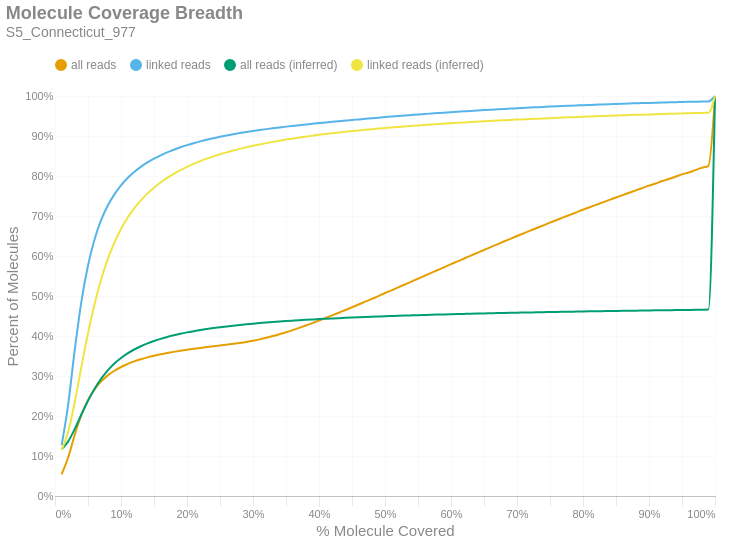

The notebook cell this image was saved under:
### Markdown cell above
### Molecule Read Coverage
This chart shows molecule coverage breadth as computed by the number of bases aligned to that molecule. In other words, "*how much of each unique long molecule is actually sequenced/aligned?*" Keep in mind there is a distinction between sequences and alignments, since some sequences belonging to a particular molecule may not align well and wouldn't appear in the alignment data. This chart also shows molecule coverage breadth as computed by the *inferred fragment* from which the aligned sequences originate. Unlike read coverage, this calculation takes into account the total insert size, including unsequenced gaps between the forward and reverse reads. Like the previous figures, these are cumulative percents.

### Code cell
if SKIPLR:
    print_html(f"Skipped")
else:
    binned_df = consolidated_hist(valids['coverage_bp'], mask, 0.01, True)
    binned_df_inf = consolidated_hist(valids['coverage_inserts'], mask, 0.01, True)
    binned_df = binned_df.with_columns(pl.lit(binned_df_inf['all reads (cumsum)']).alias('all reads (inferred)'))
    binned_df = binned_df.with_columns(pl.lit(binned_df_inf['linked reads (cumsum)']).alias('linked reads (inferred)'))
    binned_df = binned_df.with_columns(
        (pl.col('bin').cast(pl.Float64) + 0.01).alias('right_edge')
    )

    with SafeRender(binned_df):
        (
            density_plot(binned_df, 'Molecule Coverage Breadth', samplename, 'molcov', ['all reads (inferred)','linked reads (inferred)'])
            .encode(
                #x=alt.X('bin:Q', title="% Molecule Covered").axis(format = '%').scale(padding=0),
                x=alt.X('right_edge:Q', title="% Molecule Covered").axis(format='%').scale(padding=0),
                y=alt.Y('value:Q', title='Percent of Molecules')
                    .axis(format='%')
                    .stack(False)
                    .scale(domainMin=0, padding=0),
                color=alt.Color("key:N").scale(domain = ["all reads", "linked reads", "all reads (inferred)", "linked reads (inferred)"]),
                tooltip = [
                    alt.Tooltip("key:N", title = "Data Type"),
                    alt.Tooltip("range_label:N", title="% Molecule Covered"),
                    alt.Tooltip("value:Q", format = ".2%", title="% Molecules")
                ]
            )
        ).display()

### Figure 1 — Vega-Lite specification as saved in the notebook (floating-point values rounded to 4 significant figures)
{"width": "container", "height": 400, "config": {"title": {"anchor": "start", "dy": -15, "fontSize": 18, "color": "#888888", "subtitleColor": "#888888", "subtitleFontSize": 14}, "arc": {"fill": "#0072B2"}, "axis": {"domainColor": "#888888", "domainWidth": 0.5, "gridWidth": 0.2, "grid": false, "titleFontWeight": 400, "titleFontSize": 15, "labelFontSize": 11, "labelColor": "#888888", "tickColor": "#888888", "tickWidth": 0.2, "titleColor": "#888888"}, "axisBand": {"grid": false}, "axisX": {"grid": true, "tickSize": 10, "domainCap": "round"}, "axisY": {"domain": false, "grid": true, "tickSize": 0, "domainCap": "round"}, "background": "transparent", "header": {"labelFontSize": 15, "labelColor": "#888888", "titleFontSize": 15, "titleFontWeight": 600, "titleColor": "#888888"}, "legend": {"labelFont": "sans-serif", "labelFontSize": 12, "labelColor": "#888888", "symbolSize": 100, "symbolType": "circle", "titleFontSize": 12, "titlePadding": 10, "titleColor": "#888888", "title": null, "orient": "top"}, "range": {"category": ["#E69F00", "#56B4E9", "#009E73", "#F0E442", "#0072B2", "#D55E00", "#CC79A7", "#000000"], "diverging": ["#cfe8f3", "#a2d4ec", "#73bfe2", "#46abdb", "#1696d2", "#12719e"]}, "area": {"fill": "#0072B2", "fillOpacity": 0.7, "line": true, "strokeOpacity": 0.7}, "line": {"color": "#0072B2", "stroke": "#0072B2", "strokeWidth": 2}, "trail": {"color": "#0072B2", "stroke": "#0072B2", "strokeWidth": 0, "size": 1}, "point": {"filled": true, "fillOpacity": 1.0, "size": 95}, "text": {"color": "#888888", "fontSize": 11, "align": "right", "fontWeight": 400, "size": 11}, "bar": {"fill": "#0072B2", "stroke": null}, "view": {"stroke": null, "continuousWidth": 660, "continuousHeight": 400}}, "data": {"name": "data-364dd2daeb3561f608705b7c2b8202df"}, "mark": {"type": "line", "interpolate": "monotone", "point": {"opacity": 0, "size": 275}}, "encoding": {"color": {"field": "key", "scale": {"domain": ["all reads", "linked reads", "all reads (inferred)", "linked reads (inferred)"]}, "type": "nominal"}, "tooltip": [{"field": "key", "title": "Data Type", "type": "nominal"}, {"field": "range_label", "title": "% Molecule Covered", "type": "nominal"}, {"field": "value", "format": ".2%", "title": "% Molecules", "type": "quantitative"}], "x": {"axis": {"format": "%"}, "field": "right_edge", "scale": {"padding": 0}, "title": "% Molecule Covered", "type": "quantitative"}, "y": {"axis": {"format": "%"}, "field": "value", "scale": {"domainMin": 0, "padding": 0}, "stack": false, "title": "Percent of Molecules", "type": "quantitative"}}, "params": [{"name": "param_c36ac31b6afebe62", "select": {"type": "point", "fields": ["key"]}, "bind": "legend"}], "title": {"text": "Molecule Coverage Breadth", "subtitle": "S5_Connecticut_977"}, "transform": [{"fold": ["all reads (cumsum)", "linked reads (cumsum)", "all reads (inferred)", "linked reads (inferred)"]}, {"calculate": "replace(datum.key, ' (cumsum)', '')", "as": "key"}, {"filter": {"param": "param_c36ac31b6afebe62"}}], "usermeta": {"embedOptions": {"downloadFileName": "S5_Connecticut_977.molcov"}}, "$schema": "https://vega.github.io/schema/vega-lite/v6.1.0.json", "datasets": {"data-364dd2daeb3561f608705b7c2b8202df": [{"bin": "0.0", "interval": "0.0-0.01", "all reads": 0.05395, "linked reads": 0.1266, "all reads (cumsum)": 0.05395, "linked reads (cumsum)": 0.1266, "range_label": "0.0-0.01", "all reads (inferred)": 0.117, "linked reads (inferred)": 0.1146, "right_edge": 0.01}, {"bin": "0.01", "interval": "0.01-0.02", "all reads": 0.04281, "linked reads": 0.1026, "all reads (cumsum)": 0.09676, "linked reads (cumsum)": 0.2293, "range_label": "0.01-0.02", "all reads (inferred)": 0.1366, "linked reads (inferred)": 0.1606, "right_edge": 0.02}, {"bin": "0.02", "interval": "0.02-0.03", "all reads": 0.05655, "linked reads": 0.1371, "all reads (cumsum)": 0.1533, "linked reads (cumsum)": 0.3664, "range_label": "0.02-0.03", "all reads (inferred)": 0.1678, "linked reads (inferred)": 0.2357, "right_edge": 0.03}, {"bin": "0.03", "interval": "0.03-0.04", "all reads": 0.04926, "linked reads": 0.1197, "all reads (cumsum)": 0.2026, "linked reads (cumsum)": 0.4861, "range_label": "0.03-0.04", "all reads (inferred)": 0.2037, "linked reads (inferred)": 0.3227, "right_edge": 0.04}, {"bin": "0.04", "interval": "0.04-0.05", "all reads": 0.03711, "linked reads": 0.09018, "all reads (cumsum)": 0.2397, "linked reads (cumsum)": 0.5763, "range_label": "0.04-0.05", "all reads (inferred)": 0.2381, "linked reads (inferred)": 0.4065, "right_edge": 0.05}, {"bin": "0.05", "interval": "0.05-0.06", "all reads": 0.02703, "linked reads": 0.06556, "all reads (cumsum)": 0.2667, "linked reads (cumsum)": 0.6418, "range_label": "0.05-0.06", "all reads (inferred)": 0.2683, "linked reads (inferred)": 0.4801, "right_edge": 0.06}, {"bin": "0.06", "interval": "0.06-0.07", "all reads": 0.01992, "linked reads": 0.04828, "all reads (cumsum)": 0.2866, "linked reads (cumsum)": 0.6901, "range_label": "0.06-0.07", "all reads (inferred)": 0.2935, "linked reads (inferred)": 0.5417, "right_edge": 0.07}, {"bin": "0.07", "interval": "0.07-0.08", "all reads": 0.01492, "linked reads": 0.03608, "all reads (cumsum)": 0.3015, "linked reads (cumsum)": 0.7262, "range_label": "0.07-0.08", "all reads (inferred)": 0.3142, "linked reads (inferred)": 0.5922, "right_edge": 0.08}, {"bin": "0.08", "interval": "0.08-0.09", "all reads": 0.01162, "linked reads": 0.028, "all reads (cumsum)": 0.3132, "linked reads (cumsum)": 0.7542, "range_label": "0.08-0.09", "all reads (inferred)": 0.3311, "linked reads (inferred)": 0.6334, "right_edge": 0.09}, {"bin": "0.09", "interval": "0.09-0.1", "all reads": 0.009304, "linked reads": 0.02235, "all reads (cumsum)": 0.3225, "linked reads (cumsum)": 0.7765, "range_label": "0.09-0.1", "all reads (inferred)": 0.345, "linked reads (inferred)": 0.6674, "right_edge": 0.1}, {"bin": "0.1", "interval": "0.1-0.11", "all reads": 0.007643, "linked reads": 0.0183, "all reads (cumsum)": 0.3301, "linked reads (cumsum)": 0.7948, "range_label": "0.1-0.11", "all reads (inferred)": 0.3566, "linked reads (inferred)": 0.6955, "right_edge": 0.11}, {"bin": "0.11", "interval": "0.11-0.12", "all reads": 0.006352, "linked reads": 0.01516, "all reads (cumsum)": 0.3365, "linked reads (cumsum)": 0.81, "range_label": "0.11-0.12", "all reads (inferred)": 0.3662, "linked reads (inferred)": 0.719, "right_edge": 0.12}, {"bin": "0.12", "interval": "0.12-0.13", "all reads": 0.005397, "linked reads": 0.01285, "all reads (cumsum)": 0.3419, "linked reads (cumsum)": 0.8228, "range_label": "0.12-0.13", "all reads (inferred)": 0.3744, "linked reads (inferred)": 0.7389, "right_edge": 0.13}, {"bin": "0.13", "interval": "0.13-0.14", "all reads": 0.004637, "linked reads": 0.01098, "all reads (cumsum)": 0.3465, "linked reads (cumsum)": 0.8338, "range_label": "0.13-0.14", "all reads (inferred)": 0.3814, "linked reads (inferred)": 0.7559, "right_edge": 0.14}, {"bin": "0.14", "interval": "0.14-0.15", "all reads": 0.004052, "linked reads": 0.009538, "all reads (cumsum)": 0.3505, "linked reads (cumsum)": 0.8434, "range_label": "0.14-0.15", "all reads (inferred)": 0.3875, "linked reads (inferred)": 0.7707, "right_edge": 0.15}, {"bin": "0.15", "interval": "0.15-0.16", "all reads": 0.003617, "linked reads": 0.008448, "all reads (cumsum)": 0.3542, "linked reads (cumsum)": 0.8518, "range_label": "0.15-0.16", "all reads (inferred)": 0.3929, "linked reads (inferred)": 0.7838, "right_edge": 0.16}, {"bin": "0.16", "interval": "0.16-0.17", "all reads": 0.003216, "linked reads": 0.007402, "all reads (cumsum)": 0.3574, "linked reads (cumsum)": 0.8592, "range_label": "0.16-0.17", "all reads (inferred)": 0.3976, "linked reads (inferred)": 0.7952, "right_edge": 0.17}, {"bin": "0.17", "interval": "0.17-0.18", "all reads": 0.00291, "linked reads": 0.006566, "all reads (cumsum)": 0.3603, "linked reads (cumsum)": 0.8658, "range_label": "0.17-0.18", "all reads (inferred)": 0.4018, "linked reads (inferred)": 0.8055, "right_edge": 0.18}, {"bin": "0.18", "interval": "0.18-0.19", "all reads": 0.00269, "linked reads": 0.005941, "all reads (cumsum)": 0.363, "linked reads (cumsum)": 0.8717, "range_label": "0.18-0.19", "all reads (inferred)": 0.4057, "linked reads (inferred)": 0.8147, "right_edge": 0.19}, {"bin": "0.19", "interval": "0.19-0.2", "all reads": 0.002526, "linked reads": 0.005394, "all reads (cumsum)": 0.3655, "linked reads (cumsum)": 0.8771, "range_label": "0.19-0.2", "all reads (inferred)": 0.4091, "linked reads (inferred)": 0.8229, "right_edge": 0.2}, {"bin": "0.2", "interval": "0.2-0.21", "all reads": 0.002367, "linked reads": 0.004915, "all reads (cumsum)": 0.3679, "linked reads (cumsum)": 0.882, "range_label": "0.2-0.21", "all reads (inferred)": 0.4121, "linked reads (inferred)": 0.8303, "right_edge": 0.21}, {"bin": "0.21", "interval": "0.21-0.22", "all reads": 0.002251, "linked reads": 0.004532, "all reads (cumsum)": 0.3701, "linked reads (cumsum)": 0.8866, "range_label": "0.21-0.22", "all reads (inferred)": 0.415, "linked reads (inferred)": 0.8372, "right_edge": 0.22}, {"bin": "0.22", "interval": "0.22-0.23", "all reads": 0.002158, "linked reads": 0.004158, "all reads (cumsum)": 0.3723, "linked reads (cumsum)": 0.8907, "range_label": "0.22-0.23", "all reads (inferred)": 0.4175, "linked reads (inferred)": 0.8434, "right_edge": 0.23}, {"bin": "0.23", "interval": "0.23-0.24", "all reads": 0.002086, "linked reads": 0.003814, "all reads (cumsum)": 0.3744, "linked reads (cumsum)": 0.8945, "range_label": "0.23-0.24", "all reads (inferred)": 0.4199, "linked reads (inferred)": 0.849, "right_edge": 0.24}, {"bin": "0.24", "interval": "0.24-0.25", "all reads": 0.002042, "linked reads": 0.003576, "all reads (cumsum)": 0.3764, "linked reads (cumsum)": 0.8981, "range_label": "0.24-0.25", "all reads (inferred)": 0.422, "linked reads (inferred)": 0.8543, "right_edge": 0.25}, {"bin": "0.25", "interval": "0.25-0.26", "all reads": 0.001958, "linked reads": 0.003233, "all reads (cumsum)": 0.3784, "linked reads (cumsum)": 0.9013, "range_label": "0.25-0.26", "all reads (inferred)": 0.424, "linked reads (inferred)": 0.8591, "right_edge": 0.26}, {"bin": "0.26", "interval": "0.26-0.27", "all reads": 0.002012, "linked reads": 0.003069, "all reads (cumsum)": 0.3804, "linked reads (cumsum)": 0.9044, "range_label": "0.26-0.27", "all reads (inferred)": 0.4259, "linked reads (inferred)": 0.8636, "right_edge": 0.27}, {"bin": "0.27", "interval": "0.27-0.28", "all reads": 0.002162, "linked reads": 0.00287, "all reads (cumsum)": 0.3825, "linked reads (cumsum)": 0.9073, "range_label": "0.27-0.28", "all reads (inferred)": 0.4276, "linked reads (inferred)": 0.8678, "right_edge": 0.28}, {"bin": "0.28", "interval": "0.28-0.29", "all reads": 0.002526, "linked reads": 0.002708, "all reads (cumsum)": 0.3851, "linked reads (cumsum)": 0.91, "range_label": "0.28-0.29", "all reads (inferred)": 0.4293, "linked reads (inferred)": 0.8717, "right_edge": 0.29}, {"bin": "0.29", "interval": "0.29-0.3", "all reads": 0.003002, "linked reads": 0.00255, "all reads (cumsum)": 0.3881, "linked reads (cumsum)": 0.9125, "range_label": "0.29-0.3", "all reads (inferred)": 0.4308, "linked reads (inferred)": 0.8754, "right_edge": 0.3}, {"bin": "0.3", "interval": "0.3-0.31", "all reads": 0.003497, "linked reads": 0.002396, "all reads (cumsum)": 0.3916, "linked reads (cumsum)": 0.9149, "range_label": "0.3-0.31", "all reads (inferred)": 0.4322, "linked reads (inferred)": 0.8789, "right_edge": 0.31}, {"bin": "0.31", "interval": "0.31-0.32", "all reads": 0.003917, "linked reads": 0.002279, "all reads (cumsum)": 0.3955, "linked reads (cumsum)": 0.9172, "range_label": "0.31-0.32", "all reads (inferred)": 0.4336, "linked reads (inferred)": 0.8822, "right_edge": 0.32}, {"bin": "0.32", "interval": "0.32-0.33", "all reads": 0.004354, "linked reads": 0.002177, "all reads (cumsum)": 0.3998, "linked reads (cumsum)": 0.9194, "range_label": "0.32-0.33", "all reads (inferred)": 0.4349, "linked reads (inferred)": 0.8853, "right_edge": 0.33}, {"bin": "0.33", "interval": "0.33-0.34", "all reads": 0.004634, "linked reads": 0.002024, "all reads (cumsum)": 0.4045, "linked reads (cumsum)": 0.9214, "range_label": "0.33-0.34", "all reads (inferred)": 0.4361, "linked reads (inferred)": 0.8882, "right_edge": 0.34}, {"bin": "0.34", "interval": "0.34-0.35", "all reads": 0.004999, "linked reads": 0.002027, "all reads (cumsum)": 0.4095, "linked reads (cumsum)": 0.9234, "range_label": "0.34-0.35", "all reads (inferred)": 0.4373, "linked reads (inferred)": 0.891, "right_edge": 0.35}, {"bin": "0.35", "interval": "0.35-0.36", "all reads": 0.005329, "linked reads": 0.00186, "all reads (cumsum)": 0.4148, "linked reads (cumsum)": 0.9253, "range_label": "0.35-0.36", "all reads (inferred)": 0.4383, "linked reads (inferred)": 0.8936, "right_edge": 0.36}, {"bin": "0.36", "interval": "0.36-0.37", "all reads": 0.005594, "linked reads": 0.001799, "all reads (cumsum)": 0.4204, "linked reads (cumsum)": 0.9271, "range_label": "0.36-0.37", "all reads (inferred)": 0.4394, "linked reads (inferred)": 0.8961, "right_edge": 0.37}, {"bin": "0.37", "interval": "0.37-0.38", "all reads": 0.005857, "linked reads": 0.001733, "all reads (cumsum)": 0.4263, "linked reads (cumsum)": 0.9288, "range_label": "0.37-0.38", "all reads (inferred)": 0.4404, "linked reads (inferred)": 0.8984, "right_edge": 0.38}, {"bin": "0.38", "interval": "0.38-0.39", "all reads": 0.006016, "linked reads": 0.001692, "all reads (cumsum)": 0.4323, "linked reads (cumsum)": 0.9305, "range_label": "0.38-0.39", "all reads (inferred)": 0.4413, "linked reads (inferred)": 0.9007, "right_edge": 0.39}, {"bin": "0.39", "interval": "0.39-0.4", "all reads": 0.00633, "linked reads": 0.001685, "all reads (cumsum)": 0.4386, "linked reads (cumsum)": 0.9322, "range_label": "0.39-0.4", "all reads (inferred)": 0.4422, "linked reads (inferred)": 0.9029, "right_edge": 0.4}, {"bin": "0.4", "interval": "0.4-0.41", "all reads": 0.006283, "linked reads": 0.001613, "all reads (cumsum)": 0.4449, "linked reads (cumsum)": 0.9338, "range_label": "0.4-0.41", "all reads (inferred)": 0.4431, "linked reads (inferred)": 0.9049, "right_edge": 0.41}, {"bin": "0.41", "interval": "0.41-0.42", "all reads": 0.006531, "linked reads": 0.001623, "all reads (cumsum)": 0.4514, "linked reads (cumsum)": 0.9354, "range_label": "0.41-0.42", "all reads (inferred)": 0.4439, "linked reads (inferred)": 0.9069, "right_edge": 0.42}, {"bin": "0.42", "interval": "0.42-0.43", "all reads": 0.006769, "linked reads": 0.001577, "all reads (cumsum)": 0.4582, "linked reads (cumsum)": 0.937, "range_label": "0.42-0.43", "all reads (inferred)": 0.4447, "linked reads (inferred)": 0.9087, "right_edge": 0.43}, {"bin": "0.43", "interval": "0.43-0.44", "all reads": 0.006731, "linked reads": 0.001525, "all reads (cumsum)": 0.4649, "linked reads (cumsum)": 0.9385, "range_label": "0.43-0.44", "all reads (inferred)": 0.4454, "linked reads (inferred)": 0.9105, "right_edge": 0.44}, {"bin": "0.44", "interval": "0.44-0.45", "all reads": 0.00693, "linked reads": 0.001521, "all reads (cumsum)": 0.4718, "linked reads (cumsum)": 0.9401, "range_label": "0.44-0.45", "all reads (inferred)": 0.4461, "linked reads (inferred)": 0.9123, "right_edge": 0.45}, {"bin": "0.45", "interval": "0.45-0.46", "all reads": 0.006965, "linked reads": 0.001452, "all reads (cumsum)": 0.4788, "linked reads (cumsum)": 0.9415, "range_label": "0.45-0.46", "all reads (inferred)": 0.4468, "linked reads (inferred)": 0.9139, "right_edge": 0.46}, {"bin": "0.46", "interval": "0.46-0.47", "all reads": 0.006947, "linked reads": 0.001467, "all reads (cumsum)": 0.4858, "linked reads (cumsum)": 0.943, "range_label": "0.46-0.47", "all reads (inferred)": 0.4475, "linked reads (inferred)": 0.9156, "right_edge": 0.47}, {"bin": "0.47", "interval": "0.47-0.48", "all reads": 0.007155, "linked reads": 0.001431, "all reads (cumsum)": 0.4929, "linked reads (cumsum)": 0.9444, "range_label": "0.47-0.48", "all reads (inferred)": 0.4482, "linked reads (inferred)": 0.9171, "right_edge": 0.48}, {"bin": "0.48", "interval": "0.48-0.49", "all reads": 0.006899, "linked reads": 0.001409, "all reads (cumsum)": 0.4998, "linked reads (cumsum)": 0.9458, "range_label": "0.48-0.49", "all reads (inferred)": 0.4488, "linked reads (inferred)": 0.9185, "right_edge": 0.49}, {"bin": "0.49", "interval": "0.49-0.5", "all reads": 0.007699, "linked reads": 0.001416, "all reads (cumsum)": 0.5075, "linked reads (cumsum)": 0.9472, "range_label": "0.49-0.5", "all reads (inferred)": 0.4494, "linked reads (inferred)": 0.92, "right_edge": 0.5}, {"bin": "0.5", "interval": "0.5-0.51", "all reads": 0.006592, "linked reads": 0.00128, "all reads (cumsum)": 0.5141, "linked reads (cumsum)": 0.9485, "range_label": "0.5-0.51", "all reads (inferred)": 0.45, "linked reads (inferred)": 0.9214, "right_edge": 0.51}, {"bin": "0.51", "interval": "0.51-0.52", "all reads": 0.007459, "linked reads": 0.001328, "all reads (cumsum)": 0.5216, "linked reads (cumsum)": 0.9498, "range_label": "0.51-0.52", "all reads (inferred)": 0.4505, "linked reads (inferred)": 0.9227, "right_edge": 0.52}, {"bin": "0.52", "interval": "0.52-0.53", "all reads": 0.007179, "linked reads": 0.00128, "all reads (cumsum)": 0.5287, "linked reads (cumsum)": 0.9511, "range_label": "0.52-0.53", "all reads (inferred)": 0.4511, "linked reads (inferred)": 0.924, "right_edge": 0.53}, {"bin": "0.53", "interval": "0.53-0.54", "all reads": 0.007303, "linked reads": 0.001252, "all reads (cumsum)": 0.536, "linked reads (cumsum)": 0.9524, "range_label": "0.53-0.54", "all reads (inferred)": 0.4516, "linked reads (inferred)": 0.9253, "right_edge": 0.54}, {"bin": "0.54", "interval": "0.54-0.55", "all reads": 0.007166, "linked reads": 0.001257, "all reads (cumsum)": 0.5432, "linked reads (cumsum)": 0.9536, "range_label": "0.54-0.55", "all reads (inferred)": 0.4521, "linked reads (inferred)": 0.9265, "right_edge": 0.55}, {"bin": "0.55", "interval": "0.55-0.56", "all reads": 0.00733, "linked reads": 0.001242, "all reads (cumsum)": 0.5505, "linked reads (cumsum)": 0.9549, "range_label": "0.55-0.56", "all reads (inferred)": 0.4526, "linked reads (inferred)": 0.9276, "right_edge": 0.56}, {"bin": "0.56", "interval": "0.56-0.57", "all reads": 0.007319, "linked reads": 0.001195, "all reads (cumsum)": 0.5579, "linked reads (cumsum)": 0.9561, "range_label": "0.56-0.57", "all reads (inferred)": 0.4531, "linked reads (inferred)": 0.9288, "right_edge": 0.57}, {"bin": "0.57", "interval": "0.57-0.58", "all reads": 0.007155, "linked reads": 0.001178, "all reads (cumsum)": 0.565, "linked reads (cumsum)": 0.9573, "range_label": "0.57-0.58", "all reads (inferred)": 0.4535, "linked reads (inferred)": 0.9299, "right_edge": 0.58}, {"bin": "0.58", "interval": "0.58-0.59", "all reads": 0.007207, "linked reads": 0.001169, "all reads (cumsum)": 0.5722, "linked reads (cumsum)": 0.9584, "range_label": "0.58-0.59", "all reads (inferred)": 0.454, "linked reads (inferred)": 0.9309, "right_edge": 0.59}, {"bin": "0.59", "interval": "0.59-0.6", "all reads": 0.007342, "linked reads": 0.001156, "all reads (cumsum)": 0.5796, "linked reads (cumsum)": 0.9596, "range_label": "0.59-0.6", "all reads (inferred)": 0.4545, "linked reads (inferred)": 0.932, "right_edge": 0.6}, {"bin": "0.6", "interval": "0.6-0.61", "all reads": 0.006953, "linked reads": 0.001073, "all reads (cumsum)": 0.5865, "linked reads (cumsum)": 0.9606, "range_label": "0.6-0.61", "all reads (inferred)": 0.4549, "linked reads (inferred)": 0.933, "right_edge": 0.61}, {"bin": "0.61", "interval": "0.61-0.62", "all reads": 0.007281, "linked reads": 0.001058, "all reads (cumsum)": 0.5938, "linked reads (cumsum)": 0.9617, "range_label": "0.61-0.62", "all reads (inferred)": 0.4553, "linked reads (inferred)": 0.934, "right_edge": 0.62}, {"bin": "0.62", "interval": "0.62-0.63", "all reads": 0.007099, "linked reads": 0.001052, "all reads (cumsum)": 0.6009, "linked reads (cumsum)": 0.9628, "range_label": "0.62-0.63", "all reads (inferred)": 0.4557, "linked reads (inferred)": 0.935, "right_edge": 0.63}, {"bin": "0.63", "interval": "0.63-0.64", "all reads": 0.007119, "linked reads": 0.001021, "all reads (cumsum)": 0.608, "linked reads (cumsum)": 0.9638, "range_label": "0.63-0.64", "all reads (inferred)": 0.4561, "linked reads (inferred)": 0.9359, "right_edge": 0.64}, {"bin": "0.64", "interval": "0.64-0.65", "all reads": 0.007015, "linked reads": 0.0009914, "all reads (cumsum)": 0.615, "linked reads (cumsum)": 0.9648, "range_label": "0.64-0.65", "all reads (inferred)": 0.4565, "linked reads (inferred)": 0.9368, "right_edge": 0.65}, {"bin": "0.65", "interval": "0.65-0.66", "all reads": 0.0073, "linked reads": 0.001005, "all reads (cumsum)": 0.6223, "linked reads (cumsum)": 0.9658, "range_label": "0.65-0.66", "all reads (inferred)": 0.4569, "linked reads (inferred)": 0.9377, "right_edge": 0.66}, {"bin": "0.66", "interval": "0.66-0.67", "all reads": 0.006866, "linked reads": 0.0009409, "all reads (cumsum)": 0.6292, "linked reads (cumsum)": 0.9667, "range_label": "0.66-0.67", "all reads (inferred)": 0.4572, "linked reads (inferred)": 0.9385, "right_edge": 0.67}, {"bin": "0.67", "interval": "0.67-0.68", "all reads": 0.006976, "linked reads": 0.0009278, "all reads (cumsum)": 0.6362, "linked reads (cumsum)": 0.9676, "range_label": "0.67-0.68", "all reads (inferred)": 0.4576, "linked reads (inferred)": 0.9394, "right_edge": 0.68}, {"bin": "0.68", "interval": "0.68-0.69", "all reads": 0.006788, "linked reads": 0.0008917, "all reads (cumsum)": 0.643, "linked reads (cumsum)": 0.9685, "range_label": "0.68-0.69", "all reads (inferred)": 0.4579, "linked reads (inferred)": 0.9402, "right_edge": 0.69}, {"bin": "0.69", "interval": "0.69-0.7", "all reads": 0.006933, "linked reads": 0.0009102, "all reads (cumsum)": 0.6499, "linked reads (cumsum)": 0.9694, "range_label": "0.69-0.7", "all reads (inferred)": 0.4583, "linked reads (inferred)": 0.941, "right_edge": 0.7}, {"bin": "0.7", "interval": "0.7-0.71", "all reads": 0.006721, "linked reads": 0.0008531, "all reads (cumsum)": 0.6566, "linked reads (cumsum)": 0.9703, "range_label": "0.7-0.71", "all reads (inferred)": 0.4586, "linked reads (inferred)": 0.9417, "right_edge": 0.71}, {"bin": "0.71", "interval": "0.71-0.72", "all reads": 0.006681, "linked reads": 0.0008454, "all reads (cumsum)": 0.6633, "linked reads (cumsum)": 0.9711, "range_label": "0.71-0.72", "all reads (inferred)": 0.4589, "linked reads (inferred)": 0.9425, "right_edge": 0.72}, {"bin": "0.72", "interval": "0.72-0.73", "all reads": 0.006755, "linked reads": 0.0007959, "all reads (cumsum)": 0.67, "linked reads (cumsum)": 0.9719, "range_label": "0.72-0.73", "all reads (inferred)": 0.4592, "linked reads (inferred)": 0.9432, "right_edge": 0.73}, {"bin": "0.73", "interval": "0.73-0.74", "all reads": 0.006581, "linked reads": 0.0008028, "all reads (cumsum)": 0.6766, "linked reads (cumsum)": 0.9727, "range_label": "0.73-0.74", "all reads (inferred)": 0.4596, "linked reads (inferred)": 0.944, "right_edge": 0.74}, {"bin": "0.74", "interval": "0.74-0.75", "all reads": 0.006912, "linked reads": 0.0008211, "all reads (cumsum)": 0.6835, "linked reads (cumsum)": 0.9736, "range_label": "0.74-0.75", "all reads (inferred)": 0.4599, "linked reads (inferred)": 0.9447, "right_edge": 0.75}, {"bin": "0.75", "interval": "0.75-0.76", "all reads": 0.006373, "linked reads": 0.0007511, "all reads (cumsum)": 0.6899, "linked reads (cumsum)": 0.9743, "range_label": "0.75-0.76", "all reads (inferred)": 0.4602, "linked reads (inferred)": 0.9454, "right_edge": 0.76}, {"bin": "0.76", "interval": "0.76-0.77", "all reads": 0.006513, "linked reads": 0.0007194, "all reads (cumsum)": 0.6964, "linked reads (cumsum)": 0.975, "range_label": "0.76-0.77", "all reads (inferred)": 0.4605, "linked reads (inferred)": 0.9461, "right_edge": 0.77}, {"bin": "0.77", "interval": "0.77-0.78", "all reads": 0.006379, "linked reads": 0.0006983, "all reads (cumsum)": 0.7028, "linked reads (cumsum)": 0.9757, "range_label": "0.77-0.78", "all reads (inferred)": 0.4608, "linked reads (inferred)": 0.9468, "right_edge": 0.78}, {"bin": "0.78", "interval": "0.78-0.79", "all reads": 0.00635, "linked reads": 0.0006976, "all reads (cumsum)": 0.7092, "linked reads (cumsum)": 0.9764, "range_label": "0.78-0.79", "all reads (inferred)": 0.4611, "linked reads (inferred)": 0.9474, "right_edge": 0.79}, {"bin": "0.79", "interval": "0.79-0.8", "all reads": 0.006591, "linked reads": 0.0006951, "all reads (cumsum)": 0.7157, "linked reads (cumsum)": 0.9771, "range_label": "0.79-0.8", "all reads (inferred)": 0.4613, "linked reads (inferred)": 0.9481, "right_edge": 0.8}, {"bin": "0.8", "interval": "0.8-0.81", "all reads": 0.006023, "linked reads": 0.0006327, "all reads (cumsum)": 0.7218, "linked reads (cumsum)": 0.9778, "range_label": "0.8-0.81", "all reads (inferred)": 0.4616, "linked reads (inferred)": 0.9487, "right_edge": 0.81}, {"bin": "0.81", "interval": "0.81-0.82", "all reads": 0.006204, "linked reads": 0.0006402, "all reads (cumsum)": 0.728, "linked reads (cumsum)": 0.9784, "range_label": "0.81-0.82", "all reads (inferred)": 0.4619, "linked reads (inferred)": 0.9494, "right_edge": 0.82}, {"bin": "0.82", "interval": "0.82-0.83", "all reads": 0.006246, "linked reads": 0.0006412, "all reads (cumsum)": 0.7342, "linked reads (cumsum)": 0.979, "range_label": "0.82-0.83", "all reads (inferred)": 0.4622, "linked reads (inferred)": 0.95, "right_edge": 0.83}, {"bin": "0.83", "interval": "0.83-0.84", "all reads": 0.006124, "linked reads": 0.0005874, "all reads (cumsum)": 0.7403, "linked reads (cumsum)": 0.9796, "range_label": "0.83-0.84", "all reads (inferred)": 0.4624, "linked reads (inferred)": 0.9506, "right_edge": 0.84}, {"bin": "0.84", "interval": "0.84-0.85", "all reads": 0.005949, "linked reads": 0.0005713, "all reads (cumsum)": 0.7463, "linked reads (cumsum)": 0.9802, "range_label": "0.84-0.85", "all reads (inferred)": 0.4627, "linked reads (inferred)": 0.9512, "right_edge": 0.85}, {"bin": "0.85", "interval": "0.85-0.86", "all reads": 0.006016, "linked reads": 0.0005612, "all reads (cumsum)": 0.7523, "linked reads (cumsum)": 0.9808, "range_label": "0.85-0.86", "all reads (inferred)": 0.4629, "linked reads (inferred)": 0.9518, "right_edge": 0.86}, {"bin": "0.86", "interval": "0.86-0.87", "all reads": 0.005923, "linked reads": 0.0005414, "all reads (cumsum)": 0.7582, "linked reads (cumsum)": 0.9813, "range_label": "0.86-0.87", "all reads (inferred)": 0.4632, "linked reads (inferred)": 0.9523, "right_edge": 0.87}, {"bin": "0.87", "interval": "0.87-0.88", "all reads": 0.005921, "linked reads": 0.0005015, "all reads (cumsum)": 0.7642, "linked reads (cumsum)": 0.9818, "range_label": "0.87-0.88", "all reads (inferred)": 0.4634, "linked reads (inferred)": 0.9529, "right_edge": 0.88}, {"bin": "0.88", "interval": "0.88-0.89", "all reads": 0.005812, "linked reads": 0.0005023, "all reads (cumsum)": 0.77, "linked reads (cumsum)": 0.9823, "range_label": "0.88-0.89", "all reads (inferred)": 0.4637, "linked reads (inferred)": 0.9534, "right_edge": 0.89}, {"bin": "0.89", "interval": "0.89-0.9", "all reads": 0.005844, "linked reads": 0.0004758, "all reads (cumsum)": 0.7758, "linked reads (cumsum)": 0.9828, "range_label": "0.89-0.9", "all reads (inferred)": 0.4639, "linked reads (inferred)": 0.9539, "right_edge": 0.9}, {"bin": "0.9", "interval": "0.9-0.91", "all reads": 0.005436, "linked reads": 0.0004666, "all reads (cumsum)": 0.7812, "linked reads (cumsum)": 0.9832, "range_label": "0.9-0.91", "all reads (inferred)": 0.4641, "linked reads (inferred)": 0.9544, "right_edge": 0.91}, {"bin": "0.91", "interval": "0.91-0.92", "all reads": 0.006151, "linked reads": 0.0004575, "all reads (cumsum)": 0.7874, "linked reads (cumsum)": 0.9837, "range_label": "0.91-0.92", "all reads (inferred)": 0.4644, "linked reads (inferred)": 0.9549, "right_edge": 0.92}, {"bin": "0.92", "interval": "0.92-0.93", "all reads": 0.005127, "linked reads": 0.0004132, "all reads (cumsum)": 0.7925, "linked reads (cumsum)": 0.9841, "range_label": "0.92-0.93", "all reads (inferred)": 0.4646, "linked reads (inferred)": 0.9554, "right_edge": 0.93}, {"bin": "0.93", "interval": "0.93-0.94", "all reads": 0.005581, "linked reads": 0.000433, "all reads (cumsum)": 0.7981, "linked reads (cumsum)": 0.9846, "range_label": "0.93-0.94", "all reads (inferred)": 0.4648, "linked reads (inferred)": 0.9559, "right_edge": 0.94}, {"bin": "0.94", "interval": "0.94-0.95", "all reads": 0.00593, "linked reads": 0.0004149, "all reads (cumsum)": 0.804, "linked reads (cumsum)": 0.985, "range_label": "0.94-0.95", "all reads (inferred)": 0.465, "linked reads (inferred)": 0.9563, "right_edge": 0.95}, {"bin": "0.95", "interval": "0.95-0.96", "all reads": 0.004856, "linked reads": 0.000402, "all reads (cumsum)": 0.8089, "linked reads (cumsum)": 0.9854, "range_label": "0.95-0.96", "all reads (inferred)": 0.4652, "linked reads (inferred)": 0.9568, "right_edge": 0.96}, {"bin": "0.96", "interval": "0.96-0.97", "all reads": 0.005663, "linked reads": 0.0003661, "all reads (cumsum)": 0.8146, "linked reads (cumsum)": 0.9857, "range_label": "0.96-0.97", "all reads (inferred)": 0.4655, "linked reads (inferred)": 0.9573, "right_edge": 0.97}, {"bin": "0.97", "interval": "0.97-0.98", "all reads": 0.005662, "linked reads": 0.0003325, "all reads (cumsum)": 0.8202, "linked reads (cumsum)": 0.9861, "range_label": "0.97-0.98", "all reads (inferred)": 0.4657, "linked reads (inferred)": 0.9578, "right_edge": 0.98}, {"bin": "0.98", "interval": "0.98-0.99", "all reads": 0.005265, "linked reads": 0.0003607, "all reads (cumsum)": 0.8255, "linked reads (cumsum)": 0.9864, "range_label": "0.98-0.99", "all reads (inferred)": 0.466, "linked reads (inferred)": 0.9583, "right_edge": 0.99}, {"bin": "0.99", "interval": "0.99-1.0", "all reads": 0.1745, "linked reads": 0.01357, "all reads (cumsum)": 1.0, "linked reads (cumsum)": 1.0, "range_label": "0.99-1.0", "all reads (inferred)": 1.0, "linked reads (inferred)": 1.0, "right_edge": 1.0}]}}
